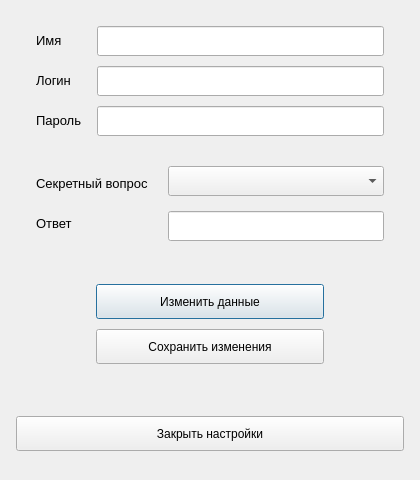
<?xml version="1.0" encoding="UTF-8"?>
<ui version="4.0">
 <class>Settings</class>
 <widget class="QDialog" name="Settings">
  <property name="geometry">
   <rect>
    <x>0</x>
    <y>0</y>
    <width>420</width>
    <height>480</height>
   </rect>
  </property>
  <property name="minimumSize">
   <size>
    <width>420</width>
    <height>480</height>
   </size>
  </property>
  <property name="maximumSize">
   <size>
    <width>420</width>
    <height>480</height>
   </size>
  </property>
  <property name="windowTitle">
   <string>Dialog</string>
  </property>
  <layout class="QVBoxLayout" name="verticalLayout_5">
   <item>
    <layout class="QVBoxLayout" name="verticalLayout_2">
     <property name="spacing">
      <number>10</number>
     </property>
     <property name="leftMargin">
      <number>5</number>
     </property>
     <property name="topMargin">
      <number>5</number>
     </property>
     <property name="rightMargin">
      <number>5</number>
     </property>
     <property name="bottomMargin">
      <number>10</number>
     </property>
     <item>
      <layout class="QFormLayout" name="formLayout">
       <property name="horizontalSpacing">
        <number>15</number>
       </property>
       <property name="verticalSpacing">
        <number>10</number>
       </property>
       <property name="leftMargin">
        <number>20</number>
       </property>
       <property name="topMargin">
        <number>10</number>
       </property>
       <property name="rightMargin">
        <number>20</number>
       </property>
       <property name="bottomMargin">
        <number>10</number>
       </property>
       <item row="0" column="0">
        <widget class="QLabel" name="label">
         <property name="minimumSize">
          <size>
           <width>0</width>
           <height>30</height>
          </size>
         </property>
         <property name="text">
          <string>&lt;html&gt;&lt;head/&gt;&lt;body&gt;&lt;p&gt;&lt;span style=&quot; font-size:10pt;&quot;&gt;Имя&lt;/span&gt;&lt;/p&gt;&lt;/body&gt;&lt;/html&gt;</string>
         </property>
        </widget>
       </item>
       <item row="0" column="1">
        <widget class="QLineEdit" name="name">
         <property name="minimumSize">
          <size>
           <width>0</width>
           <height>30</height>
          </size>
         </property>
        </widget>
       </item>
       <item row="1" column="0">
        <widget class="QLabel" name="label_2">
         <property name="minimumSize">
          <size>
           <width>0</width>
           <height>30</height>
          </size>
         </property>
         <property name="text">
          <string>&lt;html&gt;&lt;head/&gt;&lt;body&gt;&lt;p&gt;&lt;span style=&quot; font-size:10pt;&quot;&gt;Логин&lt;/span&gt;&lt;/p&gt;&lt;/body&gt;&lt;/html&gt;</string>
         </property>
        </widget>
       </item>
       <item row="1" column="1">
        <widget class="QLineEdit" name="login">
         <property name="minimumSize">
          <size>
           <width>0</width>
           <height>30</height>
          </size>
         </property>
        </widget>
       </item>
       <item row="2" column="0">
        <widget class="QLabel" name="label_3">
         <property name="minimumSize">
          <size>
           <width>0</width>
           <height>30</height>
          </size>
         </property>
         <property name="text">
          <string>&lt;html&gt;&lt;head/&gt;&lt;body&gt;&lt;p&gt;&lt;span style=&quot; font-size:10pt;&quot;&gt;Пароль&lt;/span&gt;&lt;/p&gt;&lt;/body&gt;&lt;/html&gt;</string>
         </property>
        </widget>
       </item>
       <item row="2" column="1">
        <widget class="QLineEdit" name="password">
         <property name="minimumSize">
          <size>
           <width>0</width>
           <height>30</height>
          </size>
         </property>
        </widget>
       </item>
      </layout>
     </item>
     <item>
      <layout class="QFormLayout" name="formLayout_2">
       <property name="horizontalSpacing">
        <number>20</number>
       </property>
       <property name="verticalSpacing">
        <number>10</number>
       </property>
       <property name="leftMargin">
        <number>20</number>
       </property>
       <property name="topMargin">
        <number>10</number>
       </property>
       <property name="rightMargin">
        <number>20</number>
       </property>
       <item row="0" column="0">
        <widget class="QLabel" name="label_4">
         <property name="minimumSize">
          <size>
           <width>0</width>
           <height>35</height>
          </size>
         </property>
         <property name="maximumSize">
          <size>
           <width>120</width>
           <height>35</height>
          </size>
         </property>
         <property name="text">
          <string>&lt;html&gt;&lt;head/&gt;&lt;body&gt;&lt;p&gt;&lt;span style=&quot; font-size:10pt;&quot;&gt;Секретный вопрос&lt;/span&gt;&lt;/p&gt;&lt;/body&gt;&lt;/html&gt;</string>
         </property>
        </widget>
       </item>
       <item row="0" column="1">
        <widget class="QComboBox" name="sec_ques">
         <property name="minimumSize">
          <size>
           <width>0</width>
           <height>30</height>
          </size>
         </property>
        </widget>
       </item>
       <item row="1" column="0">
        <widget class="QLabel" name="label_5">
         <property name="text">
          <string>&lt;html&gt;&lt;head/&gt;&lt;body&gt;&lt;p&gt;&lt;span style=&quot; font-size:10pt;&quot;&gt;Ответ&lt;/span&gt;&lt;/p&gt;&lt;/body&gt;&lt;/html&gt;</string>
         </property>
        </widget>
       </item>
       <item row="1" column="1">
        <widget class="QLineEdit" name="sec_ques_answer">
         <property name="minimumSize">
          <size>
           <width>0</width>
           <height>30</height>
          </size>
         </property>
         <property name="maximumSize">
          <size>
           <width>16777215</width>
           <height>30</height>
          </size>
         </property>
        </widget>
       </item>
      </layout>
     </item>
     <item>
      <layout class="QVBoxLayout" name="verticalLayout_3">
       <property name="bottomMargin">
        <number>10</number>
       </property>
       <item>
        <layout class="QVBoxLayout" name="verticalLayout">
         <property name="spacing">
          <number>10</number>
         </property>
         <property name="leftMargin">
          <number>80</number>
         </property>
         <property name="topMargin">
          <number>10</number>
         </property>
         <property name="rightMargin">
          <number>80</number>
         </property>
         <property name="bottomMargin">
          <number>40</number>
         </property>
         <item>
          <widget class="QPushButton" name="change_data">
           <property name="minimumSize">
            <size>
             <width>200</width>
             <height>35</height>
            </size>
           </property>
           <property name="text">
            <string>Изменить данные</string>
           </property>
          </widget>
         </item>
         <item>
          <widget class="QPushButton" name="save_data">
           <property name="minimumSize">
            <size>
             <width>200</width>
             <height>35</height>
            </size>
           </property>
           <property name="text">
            <string>Сохранить изменения</string>
           </property>
          </widget>
         </item>
        </layout>
       </item>
       <item>
        <widget class="QPushButton" name="back">
         <property name="sizePolicy">
          <sizepolicy hsizetype="Expanding" vsizetype="Fixed">
           <horstretch>0</horstretch>
           <verstretch>0</verstretch>
          </sizepolicy>
         </property>
         <property name="minimumSize">
          <size>
           <width>0</width>
           <height>35</height>
          </size>
         </property>
         <property name="maximumSize">
          <size>
           <width>16777215</width>
           <height>30</height>
          </size>
         </property>
         <property name="text">
          <string>Закрыть настройки</string>
         </property>
        </widget>
       </item>
      </layout>
     </item>
    </layout>
   </item>
  </layout>
 </widget>
 <resources/>
 <connections/>
</ui>
